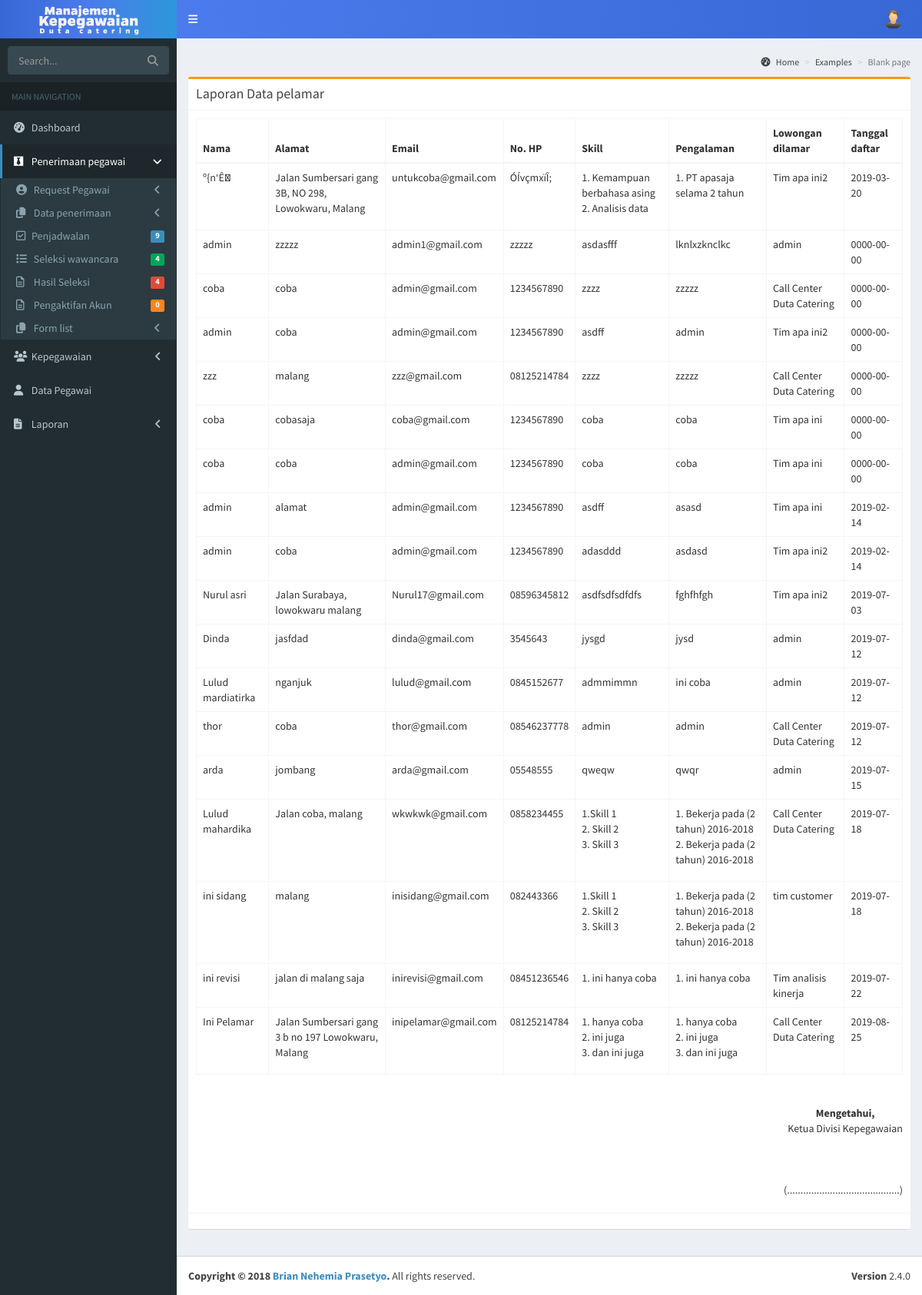
Screenshot of /laporan/datapelamar.php with the database file from the repository.
### tables this page shows
CREATE TABLE `tbpendaftar` (
  `idpendaftar` varchar(11) NOT NULL,
  `namapelamar` varchar(100) NOT NULL,
  `email` varchar(100) NOT NULL,
  `password` varchar(100) NOT NULL,
  `alamat` varchar(100) DEFAULT NULL,
  `tempat_lahir` varchar(30) DEFAULT NULL,
  `tanggal_lahir` date DEFAULT NULL,
  `usia` int(5) DEFAULT NULL,
  `no_telp` varchar(15) DEFAULT NULL,
  `jenis_kelamin` varchar(100) DEFAULT NULL,
  `foto` blob,
  `idcv` varchar(6) DEFAULT NULL,
  `idlowongan` varchar(6) DEFAULT NULL,
  `tanggaldaftar` date DEFAULT NULL,
  `status` varchar(20) DEFAULT NULL,
  `level` varchar(200) DEFAULT NULL
);

CREATE TABLE `tbcv` (
  `idcv` varchar(11) NOT NULL,
  `pendidikan` varchar(100) NOT NULL,
  `skill` varchar(1000) NOT NULL,
  `pengalamankerja` varchar(1000) NOT NULL,
  `tentangdiri` varchar(1000) DEFAULT NULL,
  `alasan` varchar(1000) DEFAULT NULL
);

CREATE TABLE `tblowonganpekerjaan` (
  `idlowongan` varchar(6) NOT NULL,
  `namalowongan` varchar(100) NOT NULL,
  `deskripsipekerjaan` varchar(1000) NOT NULL,
  `jumlah` int(10) NOT NULL,
  `syarat` varchar(1000) NOT NULL,
  `kodedivisi` varchar(11) DEFAULT NULL
);

### db/mdl_laporan.php (called while the page is built, shortened)
<?php
class mdllaporan extends db_connect{
            public function laporanpelamar(){
                        $con = $this->conn;
                        $result = mysqli_query($con , "SELECT *
                        FROM ((tbpendaftar
                        INNER JOIN tbcv ON tbpendaftar.idcv = tbcv.idcv)
                        INNER JOIN tblowonganpekerjaan ON tbpendaftar.idlowongan = tblowonganpekerjaan.idlowongan)
                        WHERE tbpendaftar.idpendaftar is not null
                        ");
                        return $result;
            }
    }
?>

### laporan/datapelamar.php (the view, shortened to what this page needs)
<?php
include '../admin/header.php';
include '../admin/adminsidebar.php';
?>
  <div class="content-wrapper">
    <section class="content-header">
      <br/>
      <ol class="breadcrumb">
        <li><a href="#"><i class="fa fa-dashboard"></i> Home</a></li>
        <li><a href="#">Examples</a></li>
        <li class="active">Blank page</li>
      </ol>
    </section>
    <section class="content">
      <div class="box box-warning">
        <div class="box-header with-border">
          <h3 class="box-title">Laporan Data pelamar</h3>
        </div>
        <div class="box-body" >
           <table  id="" class="table table-bordered table-hover">
                <thead>
                <tr>
                  <th>Nama</th>
                  <th>Alamat</th>
                  <th>Email</th>
                  <th>No. HP</th>
                  <th>Skill</th>
                  <th>Pengalaman</th>
                  <th>Lowongan dilamar</th>
                  <th>Tanggal daftar</th>
                </tr>
                </thead>
                <tbody>
                <?php
                require('../db/mdl_laporan.php');
                $consaja = new mdllaporan();
                $read = $consaja->laporanpelamar();
					      while($fetch = $read->fetch_array()){
                  $decodenotelp = base64_decode($fetch['no_telp']);
                  $decodenamapelamar = base64_decode($fetch['namapelamar']);
				        ?>
                <tr>
				        <td><?php echo $decodenamapelamar?></td>
                <td><?php echo $fetch['alamat']?></td>
                <td><?php echo $fetch['email']?></td>
                <td><?php echo $decodenotelp?></td>
                <td><?php echo $fetch['skill']?></td>
                <td><?php echo $fetch['pengalamankerja']?></td>
                <td><?php echo $fetch['namalowongan'] ?></td>
                <td><?php echo $fetch['tanggaldaftar'] ?></td>
					      </tr>
                <?php
					          }
				        ?>
                </tbody>
              </table>
              <br/>
              <br/>
              <b><p align="center" class="pull-right">Mengetahui,</b><br>
              Ketua Divisi Kepegawaian</p>
              <br><br><br><br><br>
              <p align="center" class="pull-right">(..........................................)</p>
            </div>
        <div class="box-footer">
        </div>
      </div>
    </section>
  </div>
<?php
include '../admin/footer.php';
 ?>

### assets/css/_all-skins.css (style rules this page uses)
.skin-blue .content-header { background: transparent; }

### rows the page displays
tbpendaftar: namapelamar "º{n‘Ê\u001b", alamat "Jalan Sumbersari gang 3B, NO 298, Lowokwaru, Malang", email "untukcoba@gmail.com", no_telp "ÓÍvçmxïÎ;", idcv.skill "1. Kemampuan berbahasa asing 2. Analisis data", idcv.pengalamankerja "1. PT apasaja selama 2 tahun", idlowongan.namalowongan "Tim apa ini2", tanggaldaftar "2019-03-20"
tbpendaftar: namapelamar "admin", alamat "zzzzz", email "admin1@gmail.com", no_telp "zzzzz", idcv.skill "asdasfff", idcv.pengalamankerja "lknlxzknclkc", idlowongan.namalowongan "admin", tanggaldaftar "0000-00-00"
tbpendaftar: namapelamar "coba", alamat "coba", email "admin@gmail.com", no_telp "1234567890", idcv.skill "zzzz", idcv.pengalamankerja "zzzzz", idlowongan.namalowongan "Call Center Duta Catering", tanggaldaftar "0000-00-00"
tbpendaftar: namapelamar "admin", alamat "coba", email "admin@gmail.com", no_telp "1234567890", idcv.skill "asdff", idcv.pengalamankerja "admin", idlowongan.namalowongan "Tim apa ini2", tanggaldaftar "0000-00-00"
tbpendaftar: namapelamar "zzz", alamat "malang", email "zzz@gmail.com", no_telp "08125214784", idcv.skill "zzzz", idcv.pengalamankerja "zzzzz", idlowongan.namalowongan "Call Center Duta Catering", tanggaldaftar "0000-00-00"
tbpendaftar: namapelamar "coba", alamat "cobasaja", email "coba@gmail.com", no_telp "1234567890", idcv.skill "coba", idcv.pengalamankerja "coba", idlowongan.namalowongan "Tim apa ini", tanggaldaftar "0000-00-00"
tbpendaftar: namapelamar "coba", alamat "coba", email "admin@gmail.com", no_telp "1234567890", idcv.skill "coba", idcv.pengalamankerja "coba", idlowongan.namalowongan "Tim apa ini", tanggaldaftar "0000-00-00"
tbpendaftar: namapelamar "admin", alamat "alamat", email "admin@gmail.com", no_telp "1234567890", idcv.skill "asdff", idcv.pengalamankerja "asasd", idlowongan.namalowongan "Tim apa ini", tanggaldaftar "2019-02-14"
tbpendaftar: namapelamar "admin", alamat "coba", email "admin@gmail.com", no_telp "1234567890", idcv.skill "adasddd", idcv.pengalamankerja "asdasd", idlowongan.namalowongan "Tim apa ini2", tanggaldaftar "2019-02-14"
tbpendaftar: namapelamar "Nurul asri", alamat "Jalan Surabaya, lowokwaru malang", email "Nurul17@gmail.com", no_telp "08596345812", idcv.skill "asdfsdfsdfdfs", idcv.pengalamankerja "fghfhfgh", idlowongan.namalowongan "Tim apa ini2", tanggaldaftar "2019-07-03"
tbpendaftar: namapelamar "Dinda", alamat "jasfdad", email "dinda@gmail.com", no_telp "3545643", idcv.skill "jysgd", idcv.pengalamankerja "jysd", idlowongan.namalowongan "admin", tanggaldaftar "2019-07-12"
tbpendaftar: namapelamar "Lulud mardiatirka", alamat "nganjuk", email "lulud@gmail.com", no_telp "0845152677", idcv.skill "admmimmn", idcv.pengalamankerja "ini coba", idlowongan.namalowongan "admin", tanggaldaftar "2019-07-12"
tbpendaftar: namapelamar "thor", alamat "coba", email "thor@gmail.com", no_telp "08546237778", idcv.skill "admin", idcv.pengalamankerja "admin", idlowongan.namalowongan "Call Center Duta Catering", tanggaldaftar "2019-07-12"
tbpendaftar: namapelamar "arda", alamat "jombang", email "arda@gmail.com", no_telp "05548555", idcv.skill "qweqw", idcv.pengalamankerja "qwqr", idlowongan.namalowongan "admin", tanggaldaftar "2019-07-15"
tbpendaftar: namapelamar "Lulud mahardika", alamat "Jalan coba, malang", email "wkwkwk@gmail.com", no_telp "0858234455", idcv.skill "1.Skill 1 2. Skill 2 3. Skill 3", idcv.pengalamankerja "1. Bekerja pada (2 tahun) 2016-2018 2. Bekerja pada (2 tahun) 2016-2018", idlowongan.namalowongan "Call Center Duta Catering", tanggaldaftar "2019-07-18"
tbpendaftar: namapelamar "ini sidang", alamat "malang", email "inisidang@gmail.com", no_telp "082443366", idcv.skill "1.Skill 1 2. Skill 2 3. Skill 3", idcv.pengalamankerja "1. Bekerja pada (2 tahun) 2016-2018 2. Bekerja pada (2 tahun) 2016-2018", idlowongan.namalowongan "tim customer", tanggaldaftar "2019-07-18"
tbpendaftar: namapelamar "ini revisi", alamat "jalan di malang saja", email "inirevisi@gmail.com", no_telp "08451236546", idcv.skill "1. ini hanya coba", idcv.pengalamankerja "1. ini hanya coba", idlowongan.namalowongan "Tim analisis kinerja", tanggaldaftar "2019-07-22"
tbpendaftar: namapelamar "Ini Pelamar", alamat "Jalan Sumbersari gang 3 b no 197 Lowokwaru, Malang", email "inipelamar@gmail.com", no_telp "08125214784", idcv.skill "1. hanya coba 2. ini juga 3. dan ini juga", idcv.pengalamankerja "1. hanya coba 2. ini juga 3. dan ini juga", idlowongan.namalowongan "Call Center Duta Catering", tanggaldaftar "2019-08-25"

### other values shown
$data['total'] "9"
$data['total'] "4 4"
$data['total'] "0"
